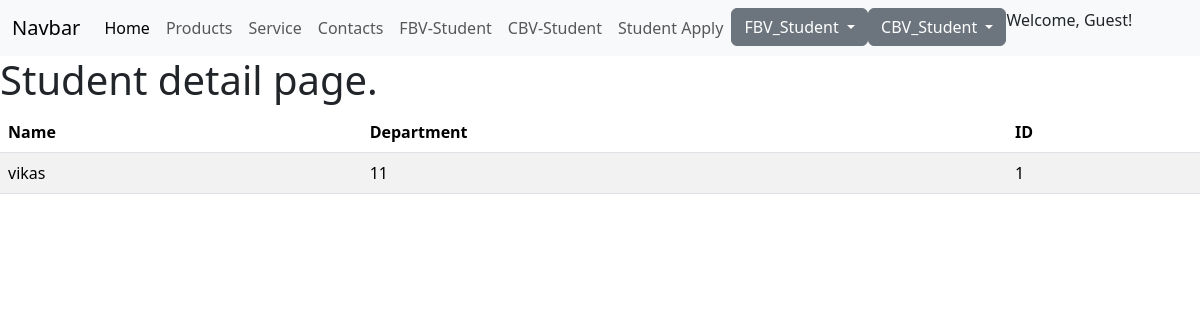
The app's page /1/detail with its own data.
### CSE/models.py (models this page shows, shortened)
class Employee(models.Model):
    emp_name = models.CharField(max_length=50)
    emp_number = models.IntegerField()

### CSE/views.py (the view)
# urls.py: path('<pk>/detail', EmployeeDetail.as_view(), name='detail'),
class EmployeeDetail(DetailView):
    model = Employee
    template_name = 'CBV1/detail.html'

### templates/CBV1/detail.html
{% extends 'basic.html' %}
{% block content %}
<h1>Student detail page.</h1>
<table class="table table-striped">
    <thead class="thead-dark">
      <tr>
        <th scope="col">Name</th>
        <th scope="col">Department</th>
        <th scope="col">ID</th>
      </tr>
    </thead>
    <tbody>
      <tr>
        <td>{{object.emp_name}}</td>
        <td>{{object.emp_number}}</td>
        <td>{{object.id}}</td>
      </tr>
    </tbody>
  </table>
{% endblock %}

### records on screen
Employee: emp_name "vikas", emp_number "11", id "1"
